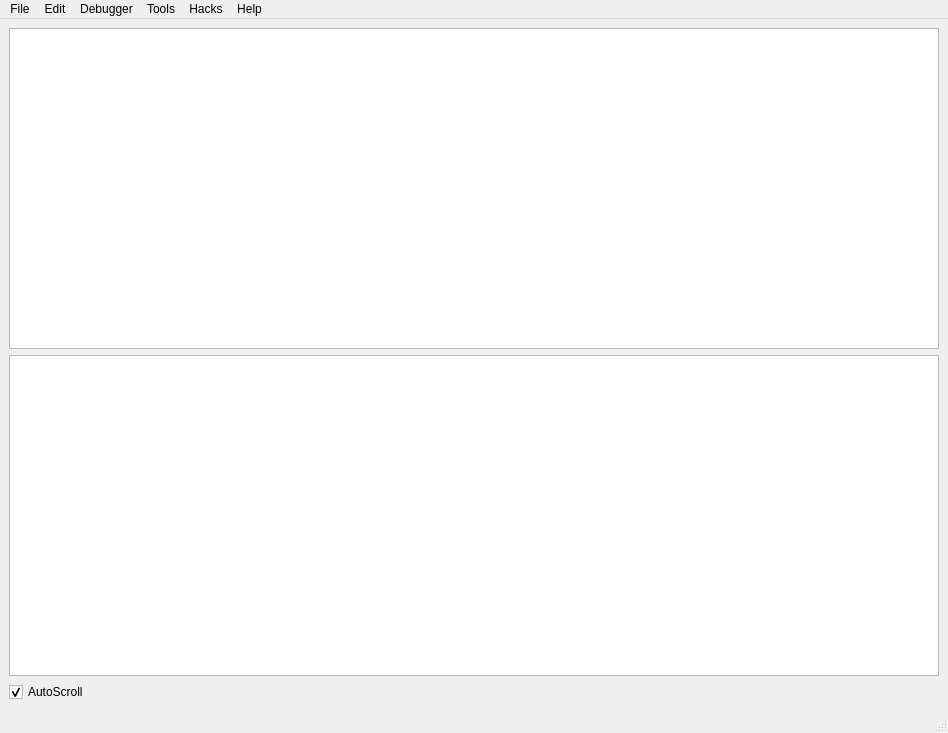
<?xml version="1.0" encoding="UTF-8"?>
<ui version="4.0">
 <class>SWGForensicsClass</class>
 <widget class="QMainWindow" name="SWGForensicsClass">
  <property name="geometry">
   <rect>
    <x>0</x>
    <y>0</y>
    <width>948</width>
    <height>733</height>
   </rect>
  </property>
  <property name="windowTitle">
   <string>SWGForensics by TheAnswer</string>
  </property>
  <widget class="QWidget" name="centralwidget">
   <layout class="QVBoxLayout" name="verticalLayout">
    <item>
     <widget class="QTextBrowser" name="textBrowser">
      <property name="enabled">
       <bool>true</bool>
      </property>
      <property name="readOnly">
       <bool>true</bool>
      </property>
     </widget>
    </item>
    <item>
     <widget class="QTextBrowser" name="textBrowser_2"/>
    </item>
    <item>
     <widget class="QCheckBox" name="checkBox">
      <property name="text">
       <string>AutoScroll</string>
      </property>
      <property name="checked">
       <bool>true</bool>
      </property>
     </widget>
    </item>
   </layout>
  </widget>
  <widget class="QMenuBar" name="menubar">
   <property name="geometry">
    <rect>
     <x>0</x>
     <y>0</y>
     <width>948</width>
     <height>21</height>
    </rect>
   </property>
   <widget class="QMenu" name="menuFile">
    <property name="title">
     <string>File</string>
    </property>
    <addaction name="actionSave_Debug_Log"/>
    <addaction name="separator"/>
    <addaction name="actionQuit"/>
   </widget>
   <widget class="QMenu" name="menuEdit">
    <property name="title">
     <string>Edit</string>
    </property>
    <addaction name="actionShow_internal_console"/>
   </widget>
   <widget class="QMenu" name="menuDebugger">
    <property name="title">
     <string>Debugger</string>
    </property>
    <addaction name="actionAttach_to_process"/>
    <addaction name="actionDeattach_from_process"/>
    <addaction name="separator"/>
    <addaction name="actionAdd_Breakpoint"/>
    <addaction name="actionRemove_Breakpoint"/>
    <addaction name="separator"/>
    <addaction name="actionShow_Debug_Messages"/>
    <addaction name="separator"/>
    <addaction name="actionRead_Memory"/>
    <addaction name="actionWrite_Memory"/>
    <addaction name="actionSearch_Memory"/>
   </widget>
   <widget class="QMenu" name="menuTools">
    <property name="title">
     <string>Tools</string>
    </property>
    <addaction name="actionPacket_Struct_Analizer"/>
    <addaction name="separator"/>
    <addaction name="actionHeight_Dumper"/>
    <addaction name="actionHeight_Compiler"/>
    <addaction name="separator"/>
    <addaction name="actionIff_Object_Templates"/>
    <addaction name="actionLair_Tool"/>
    <addaction name="separator"/>
    <addaction name="actionCRC_Calculator"/>
    <addaction name="actionTerrain_Analizer"/>
    <addaction name="actionFloor_Mesh_Analizer"/>
   </widget>
   <widget class="QMenu" name="menuHacks">
    <property name="title">
     <string>Hacks</string>
    </property>
    <addaction name="actionTeleport"/>
   </widget>
   <widget class="QMenu" name="menuHelp">
    <property name="title">
     <string>Help</string>
    </property>
    <addaction name="actionAbout"/>
   </widget>
   <addaction name="menuFile"/>
   <addaction name="menuEdit"/>
   <addaction name="menuDebugger"/>
   <addaction name="menuTools"/>
   <addaction name="menuHacks"/>
   <addaction name="menuHelp"/>
  </widget>
  <widget class="QStatusBar" name="statusbar"/>
  <action name="actionQuit">
   <property name="text">
    <string>Exit</string>
   </property>
  </action>
  <action name="actionAdd_Breakpoint">
   <property name="enabled">
    <bool>false</bool>
   </property>
   <property name="text">
    <string>Add Breakpoint</string>
   </property>
  </action>
  <action name="actionRemove_Breakpoint">
   <property name="enabled">
    <bool>false</bool>
   </property>
   <property name="text">
    <string>Remove Breakpoint</string>
   </property>
  </action>
  <action name="actionShow_Debug_Messages">
   <property name="enabled">
    <bool>false</bool>
   </property>
   <property name="text">
    <string>Show Debug Messages</string>
   </property>
  </action>
  <action name="actionRead_Memory">
   <property name="enabled">
    <bool>false</bool>
   </property>
   <property name="text">
    <string>Read Memory</string>
   </property>
  </action>
  <action name="actionWrite_Memory">
   <property name="enabled">
    <bool>false</bool>
   </property>
   <property name="text">
    <string>Write Memory</string>
   </property>
  </action>
  <action name="actionSearch_Memory">
   <property name="enabled">
    <bool>false</bool>
   </property>
   <property name="text">
    <string>Search Memory</string>
   </property>
  </action>
  <action name="actionHeight_Dumper">
   <property name="enabled">
    <bool>false</bool>
   </property>
   <property name="text">
    <string>Height Dumper</string>
   </property>
  </action>
  <action name="actionHeight_Compiler">
   <property name="enabled">
    <bool>false</bool>
   </property>
   <property name="text">
    <string>Height Compiler</string>
   </property>
  </action>
  <action name="actionTeleport">
   <property name="enabled">
    <bool>false</bool>
   </property>
   <property name="text">
    <string>Teleport</string>
   </property>
  </action>
  <action name="actionSave_Debug_Log">
   <property name="text">
    <string>Save Debug Log As..</string>
   </property>
  </action>
  <action name="actionAttach_to_process">
   <property name="text">
    <string>Attach to process...</string>
   </property>
  </action>
  <action name="actionAbout">
   <property name="text">
    <string>About</string>
   </property>
  </action>
  <action name="actionDeattach_from_process">
   <property name="enabled">
    <bool>false</bool>
   </property>
   <property name="text">
    <string>Deattach from process</string>
   </property>
  </action>
  <action name="actionShow_internal_console">
   <property name="checkable">
    <bool>true</bool>
   </property>
   <property name="checked">
    <bool>true</bool>
   </property>
   <property name="enabled">
    <bool>false</bool>
   </property>
   <property name="text">
    <string>Show internal console</string>
   </property>
  </action>
  <action name="actionPacket_Struct_Analizer">
   <property name="text">
    <string>Packet Struct Analizer</string>
   </property>
  </action>
  <action name="actionIff_Object_Templates">
   <property name="text">
    <string>Iff Object Templates</string>
   </property>
  </action>
  <action name="actionCRC_Calculator">
   <property name="text">
    <string>CRC Calculator</string>
   </property>
  </action>
  <action name="actionTerrain_Analizer">
   <property name="text">
    <string>Terrain Analizer</string>
   </property>
  </action>
  <action name="actionFloor_Mesh_Analizer">
   <property name="text">
    <string>Floor Mesh Analizer</string>
   </property>
  </action>
  <action name="actionLair_Tool">
   <property name="text">
    <string>Lair Tool</string>
   </property>
  </action>
 </widget>
 <resources/>
 <connections/>
</ui>
